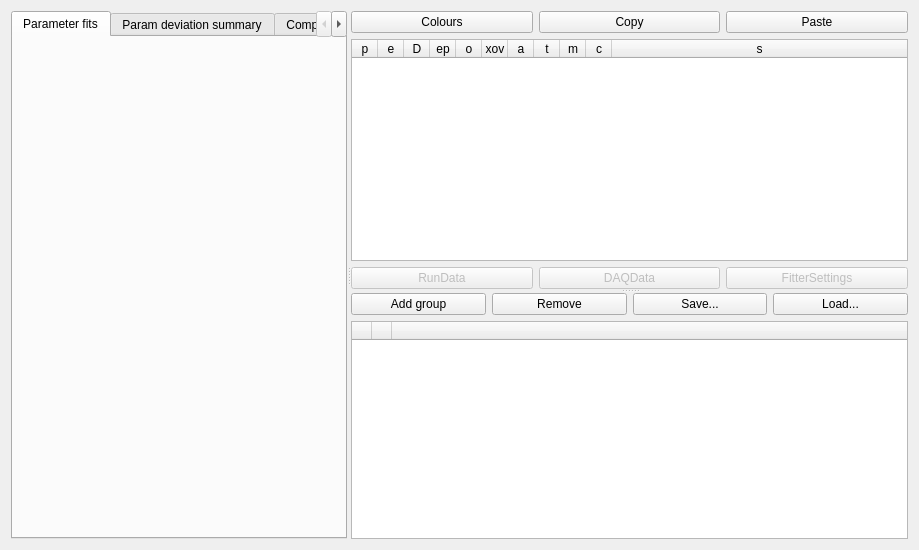
<?xml version="1.0" encoding="UTF-8"?>
<ui version="4.0">
 <class>FitInspector</class>
 <widget class="QWidget" name="FitInspector">
  <property name="geometry">
   <rect>
    <x>0</x>
    <y>0</y>
    <width>919</width>
    <height>550</height>
   </rect>
  </property>
  <property name="windowTitle">
   <string>Form</string>
  </property>
  <layout class="QGridLayout" name="gridLayout_4">
   <item row="0" column="0">
    <widget class="QSplitter" name="splitter">
     <property name="orientation">
      <enum>Qt::Horizontal</enum>
     </property>
     <widget class="QTabWidget" name="plot_tabs">
      <property name="currentIndex">
       <number>0</number>
      </property>
      <widget class="ParameterFitPlotter" name="fit_plots">
       <attribute name="title">
        <string>Parameter fits</string>
       </attribute>
      </widget>
      <widget class="DeviationBoxPlot" name="deviation_boxplot">
       <attribute name="title">
        <string>Param deviation summary</string>
       </attribute>
      </widget>
      <widget class="FitErrorPlotter" name="error_plotter">
       <attribute name="title">
        <string>Compare to data</string>
       </attribute>
      </widget>
     </widget>
     <widget class="QSplitter" name="sidebar">
      <property name="orientation">
       <enum>Qt::Vertical</enum>
      </property>
      <widget class="QWidget" name="widget_3" native="true">
       <layout class="QGridLayout" name="gridLayout_3">
        <item row="0" column="1">
         <widget class="QPushButton" name="copy">
          <property name="text">
           <string>Copy</string>
          </property>
         </widget>
        </item>
        <item row="0" column="2">
         <widget class="QPushButton" name="paste">
          <property name="text">
           <string>Paste</string>
          </property>
         </widget>
        </item>
        <item row="0" column="0">
         <widget class="QPushButton" name="sepcols">
          <property name="text">
           <string>Colours</string>
          </property>
          <property name="checkable">
           <bool>true</bool>
          </property>
         </widget>
        </item>
        <item row="2" column="0" colspan="3">
         <widget class="QTableWidget" name="fits">
          <property name="selectionBehavior">
           <enum>QAbstractItemView::SelectRows</enum>
          </property>
          <property name="textElideMode">
           <enum>Qt::ElideLeft</enum>
          </property>
          <property name="horizontalScrollMode">
           <enum>QAbstractItemView::ScrollPerPixel</enum>
          </property>
          <property name="wordWrap">
           <bool>false</bool>
          </property>
          <attribute name="horizontalHeaderDefaultSectionSize">
           <number>26</number>
          </attribute>
          <attribute name="horizontalHeaderHighlightSections">
           <bool>false</bool>
          </attribute>
          <attribute name="horizontalHeaderMinimumSectionSize">
           <number>10</number>
          </attribute>
          <attribute name="horizontalHeaderStretchLastSection">
           <bool>true</bool>
          </attribute>
          <attribute name="verticalHeaderDefaultSectionSize">
           <number>25</number>
          </attribute>
          <column>
           <property name="text">
            <string>p</string>
           </property>
           <property name="toolTip">
            <string>Parameter colour</string>
           </property>
          </column>
          <column>
           <property name="text">
            <string>e</string>
           </property>
           <property name="toolTip">
            <string>Error colour</string>
           </property>
          </column>
          <column>
           <property name="text">
            <string>D</string>
           </property>
           <property name="toolTip">
            <string>Deck number</string>
           </property>
          </column>
          <column>
           <property name="text">
            <string>ep</string>
           </property>
           <property name="toolTip">
            <string>Epochs</string>
           </property>
          </column>
          <column>
           <property name="text">
            <string>o</string>
           </property>
           <property name="toolTip">
            <string>Stimulation order</string>
           </property>
          </column>
          <column>
           <property name="text">
            <string>xov</string>
           </property>
           <property name="toolTip">
            <string>Crossover</string>
           </property>
          </column>
          <column>
           <property name="text">
            <string>a</string>
           </property>
           <property name="toolTip">
            <string>Annealing</string>
           </property>
          </column>
          <column>
           <property name="text">
            <string>t</string>
           </property>
           <property name="toolTip">
            <string>Target type</string>
           </property>
          </column>
          <column>
           <property name="text">
            <string>m</string>
           </property>
           <property name="toolTip">
            <string>Method</string>
           </property>
          </column>
          <column>
           <property name="text">
            <string>c</string>
           </property>
           <property name="toolTip">
            <string>Clustering</string>
           </property>
          </column>
          <column>
           <property name="text">
            <string>s</string>
           </property>
           <property name="toolTip">
            <string>Mutation selectivity (0: nonspecific, 1: graded, 2: target only)</string>
           </property>
          </column>
         </widget>
        </item>
        <item row="3" column="0" colspan="3">
         <widget class="QWidget" name="settingsButtons" native="true">
          <property name="enabled">
           <bool>false</bool>
          </property>
          <layout class="QGridLayout" name="gridLayout_5">
           <property name="leftMargin">
            <number>0</number>
           </property>
           <property name="topMargin">
            <number>0</number>
           </property>
           <property name="rightMargin">
            <number>0</number>
           </property>
           <property name="bottomMargin">
            <number>0</number>
           </property>
           <item row="0" column="0">
            <widget class="QPushButton" name="rundata">
             <property name="text">
              <string>RunData</string>
             </property>
            </widget>
           </item>
           <item row="0" column="1">
            <widget class="QPushButton" name="daqdata">
             <property name="text">
              <string>DAQData</string>
             </property>
            </widget>
           </item>
           <item row="0" column="2">
            <widget class="QPushButton" name="fittersettings">
             <property name="text">
              <string>FitterSettings</string>
             </property>
            </widget>
           </item>
          </layout>
         </widget>
        </item>
       </layout>
      </widget>
      <widget class="QWidget" name="widget_2" native="true">
       <layout class="QGridLayout" name="gridLayout_2">
        <item row="1" column="0" colspan="4">
         <widget class="QTableWidget" name="groups">
          <property name="selectionBehavior">
           <enum>QAbstractItemView::SelectRows</enum>
          </property>
          <attribute name="horizontalHeaderDefaultSectionSize">
           <number>15</number>
          </attribute>
          <attribute name="horizontalHeaderHighlightSections">
           <bool>false</bool>
          </attribute>
          <attribute name="horizontalHeaderMinimumSectionSize">
           <number>10</number>
          </attribute>
          <attribute name="horizontalHeaderStretchLastSection">
           <bool>true</bool>
          </attribute>
          <attribute name="verticalHeaderDefaultSectionSize">
           <number>25</number>
          </attribute>
          <column>
           <property name="text">
            <string/>
           </property>
          </column>
          <column>
           <property name="text">
            <string/>
           </property>
          </column>
          <column>
           <property name="text">
            <string/>
           </property>
          </column>
         </widget>
        </item>
        <item row="0" column="0">
         <widget class="QPushButton" name="addGroup">
          <property name="text">
           <string>Add group</string>
          </property>
         </widget>
        </item>
        <item row="0" column="1">
         <widget class="QPushButton" name="delGroup">
          <property name="text">
           <string>Remove</string>
          </property>
         </widget>
        </item>
        <item row="0" column="2">
         <widget class="QPushButton" name="saveGroups">
          <property name="text">
           <string>Save...</string>
          </property>
         </widget>
        </item>
        <item row="0" column="3">
         <widget class="QPushButton" name="loadGroups">
          <property name="text">
           <string>Load...</string>
          </property>
         </widget>
        </item>
       </layout>
      </widget>
     </widget>
    </widget>
   </item>
  </layout>
 </widget>
 <customwidgets>
  <customwidget>
   <class>ParameterFitPlotter</class>
   <extends>QWidget</extends>
   <header>parameterfitplotter.h</header>
   <container>1</container>
  </customwidget>
  <customwidget>
   <class>DeviationBoxPlot</class>
   <extends>QWidget</extends>
   <header>deviationboxplot.h</header>
   <container>1</container>
  </customwidget>
  <customwidget>
   <class>FitErrorPlotter</class>
   <extends>QWidget</extends>
   <header>fiterrorplotter.h</header>
   <container>1</container>
  </customwidget>
 </customwidgets>
 <resources/>
 <connections/>
</ui>
